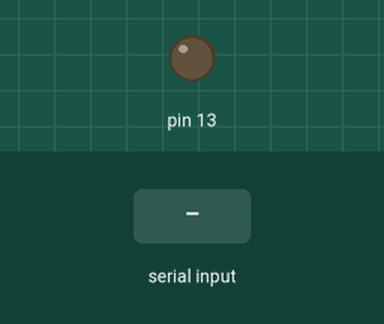
This sketch was run on a simulated Arduino Uno, built with avr-gcc and run on an emulated ATmega328P. Parts: output pins drawn as LEDs (lit = HIGH). The test bench sets the inputs (shaded band).

Above: at 1.2 s.
1.3 s: "1\n" received over Serial
At 2.2 s:
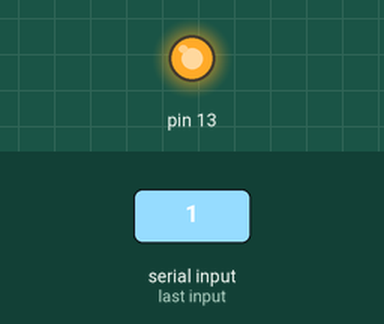
2.8 s: "0\n" received over Serial
At 3.3 s:
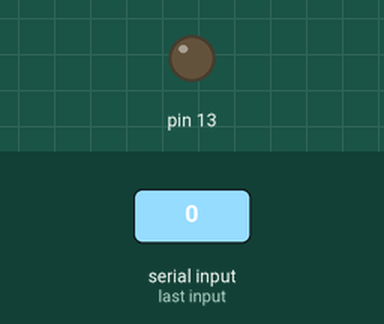
Timing chart, 0 to 5.8 s (numbered marks = the images above; inputs shaded):
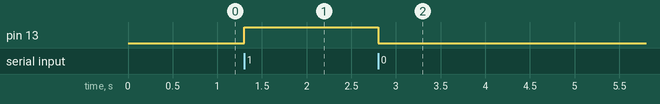

Measured:
- after the input at 1.3 s, pin 13: LOW → HIGH at once
- after the input at 2.8 s, pin 13: HIGH → LOW at once

The sketch:

serial_communication.ino
```cpp
// Defining global variables for recieving data
boolean newData = false;
const byte numChars = 64;
char receivedChars[numChars]; // An array to store the received data

// Variables holding buttonvalues
const byte numButtons = 5;
int buttonStates[numButtons] = {0, 0, 0, 0, 0};

void setup() {
  Serial.begin(115200);
  pinMode(13, OUTPUT);
}

void loop() {
  readStringFromSerial();
  updateButtonValues();
  if(buttonStates[0] == '1') {
    digitalWrite(13, HIGH);
  } else {
    digitalWrite(13, LOW);
  }
}

/**
  Reads a string from Serial Monitor.
*/
void readStringFromSerial() {
  static byte ndx = 0;
  char endMarker = '\n';
  char rc;

  while ((Serial.available() > 0) && (!newData)) {
    rc = Serial.read();

    if (rc != endMarker) {
      receivedChars[ndx] = rc;
      ndx++;
      if (ndx >= numChars) {
        ndx = numChars - 1;
      }
    } else {
      receivedChars[ndx] = '\0'; // Terminate the string
      ndx = 0;
      newData = true;
    }
  }
}

/**
  Fetches the value from a substring,
  wich is seperated with a given symbol.
  @param data your String to be seperated
  @param seperator your symbol to seperate by
  @param index where your value is located
  @return substring before seperator
*/
String getValueFromSerial(String data, char separator, int index) {
  int found = 0;
  int strIndex[] = { 0, -1 };
  int maxIndex = data.length() - 1;

  for (int i = 0; i <= maxIndex && found <= index; i++) {
    if (data.charAt(i) == separator || i == maxIndex) {
      found++;
      strIndex[1] = (i == maxIndex) ? i + 1 : i;
    }
  }
  strIndex[0] = strIndex[1] + 1;
  return found > index ? data.substring(strIndex[0], strIndex[1]) : "";
}

/**
  Reads from the recived char array and
  fills an array with the stored values.
*/
void updateButtonValues() {
  if (newData) {
    buttonStates[0] = receivedChars[0];
    buttonStates[1] = receivedChars[2];
    buttonStates[2] = receivedChars[4];
    buttonStates[3] = receivedChars[6];
    buttonStates[4] = receivedChars[8];
  }
  newData = false;
}
```
